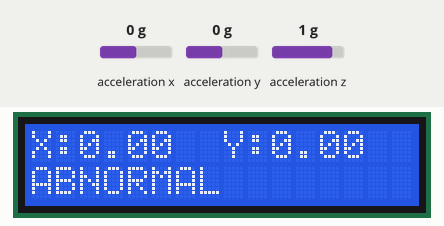
Recording of a sketch running on a simulated ESP32. On the bench: 16×2 character LCD. Wiring (inferred from the names in the program): ADXL345 accelerometer at I2C address 0x53. Inputs (shaded band) come from the test bench; at power-on: acceleration x 0 g, acceleration y 0 g, acceleration z 1 g. What the sketch prints to the serial monitor is not drawn.

Above: at 1.2 s.
1.3 s: acceleration x set to -0.8 g
At 3.0 s:
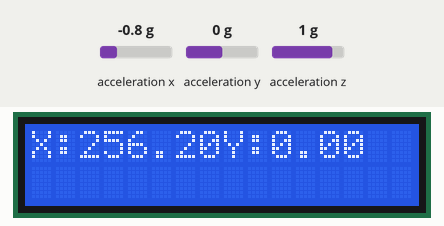
3.5 s: acceleration y set to -1.4 g
At 5.0 s:
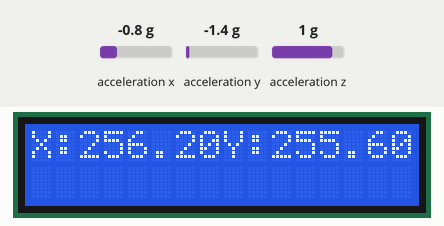
5.6 s: acceleration x set to -1.4 g
At 7.0 s:
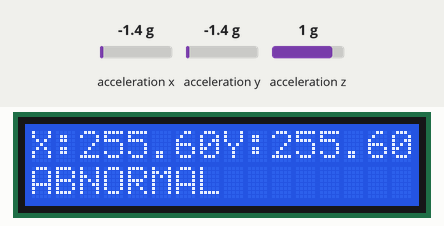
7.6 s: acceleration y set to -0.8 g
At 9.0 s:
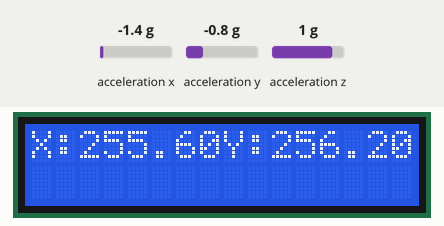
Timing chart, 0 to 10.6 s (numbered marks = the images above; inputs shaded):
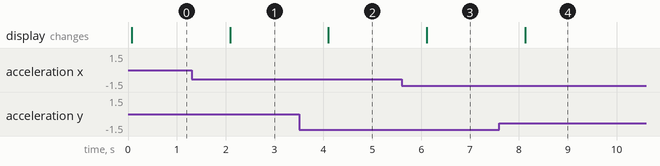

Measured:
- after the input at 1.3 s, the display: changes after 0.79 s (image 1)
- after the input at 3.5 s, the display: changes after 0.60 s (image 2)
- after the input at 5.6 s, the display: changes after 0.51 s (image 3)
- after the input at 7.6 s, the display: changes after 0.53 s (image 4)

The sketch:

mems.ino
```cpp
#include <LiquidCrystal.h>
const int rs = 5, en = 18, d4 = 19, d5 = 21, d6 = 22, d7 = 23;
LiquidCrystal lcd(rs, en, d4, d5, d6, d7);

#include<Wire.h>
#define I2C_SDA 25
#define I2C_SCL 26
int ADXL345 = 0x53;  // The ADXL345 sensor I2C address
//TwoWire I2CBME = TwoWire(0);
float X_out, Y_out;  // Outputs

void setup()
 {
  Serial.begin(9600);  // Initiate serial communication for printing the
                       //                    results on the Serial monitor
                       // I2CBME.begin(I2C_SDA, I2C_SCL, 100000);
   lcd.begin(16, 2);


  // default settings
  // (you can also pass in a Wire library object like &Wire2)

  Wire.begin(I2C_SDA, I2C_SCL, 100000);  // Initiate the Wire library
  // Set ADXL345 in measuring mode
  Wire.beginTransmission(ADXL345);  // Start communicating with the device
  Wire.write(0x2D);                 // Access/ talk to POWER_CTL Register - 0x2D
  // Enable measurement
  Wire.write(8);  // (8dec -> 0000 1000 binary) Bit D3 High for measuring enable
  Wire.endTransmission();
  delay(10);
}

void loop()
 {
  // === Read acceleromter data === //
  Wire.beginTransmission(ADXL345);
  Wire.write(0x32);  // Start with register 0x32 (ACCEL_XOUT_H)
  Wire.endTransmission(false);
  Wire.requestFrom(ADXL345, 6, true);        // Read 6 registers total, each axis value is stored in 2 registers
  X_out = (Wire.read() | Wire.read() << 8);  // X-axis value
  X_out = X_out / 255;                       //For a range of +-2g, we need to divide the raw values by 256, according to the datasheet
  Y_out = (Wire.read() | Wire.read() << 8);  // Y-axis value
  Y_out = Y_out / 255;


  Serial.print("X:");
  Serial.print(X_out);


  Serial.print("Y:");
  Serial.print(Y_out);

  Serial.println();


  lcd.setCursor(0,0);
  lcd.print("X:");
  lcd.print(X_out);
  lcd.print("       ");

  lcd.setCursor(8,0);
  lcd.print("Y:");
  lcd.print(Y_out);
  lcd.print("       ");

  if((X_out<256) && (Y_out<256))
  {
      lcd.setCursor(0,1);
  lcd.print("ABNORMAL");

  }
  else
  {
    lcd.setCursor(0,1);

  lcd.print("              ");
  }

  delay(1000);
}
```
